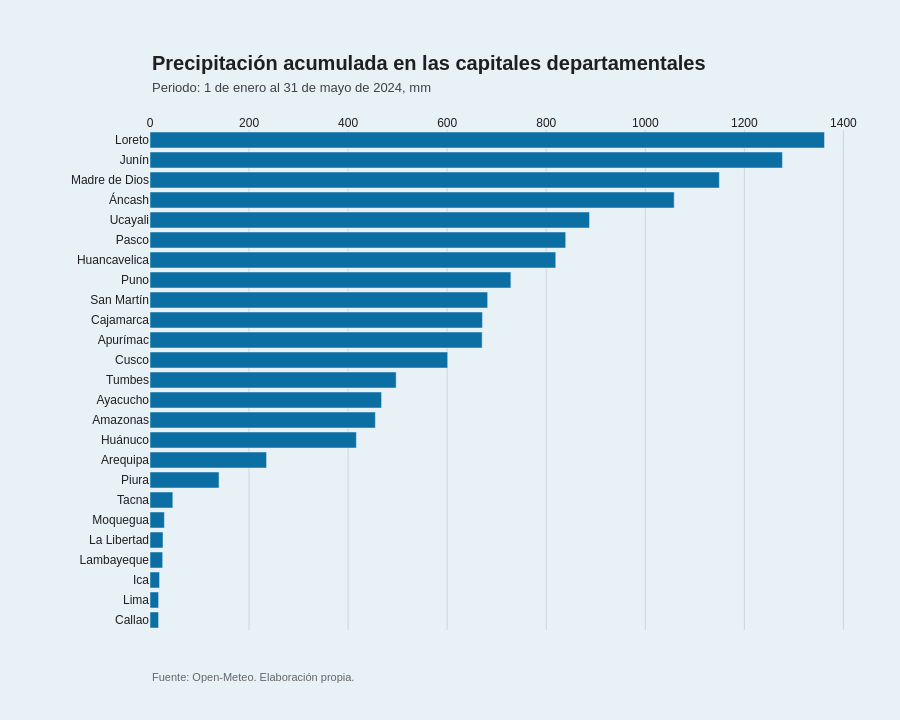

Notebook code for this chart:
### Code cell
# Crea una copia ordenada de mayor a menor precipitación acumulada.
lluvia_ordenada = datos.sort_values(
    "lluvia_total_mm",
    ascending=False
).copy()

# Crea el gráfico de barras horizontales.
fig_barras = px.bar(

    # Usa la tabla ordenada.
    lluvia_ordenada,

    # La longitud de la barra representa la precipitación acumulada.
    x="lluvia_total_mm",

    # Cada barra representa un departamento.
    y="departamento",

    # Define la orientación horizontal.
    orientation="h",

    # Muestra información adicional al pasar el mouse.
    hover_data={
        "capital": True,
        "lluvia_total_mm": ":.1f"
    },

    # Define nombres comprensibles para el tooltip.
    labels={
        "departamento": "Departamento",
        "capital": "Capital",
        "lluvia_total_mm": "Precipitación acumulada (mm)"
    }
)

# Ordena las barras para que el mayor valor aparezca arriba.
fig_barras.update_yaxes(
    categoryorder="total ascending"
)

# Define el color azul oscuro de las barras.
fig_barras.update_traces(
    marker_color="#0B6FA4"
)

# Ajusta el estilo general del gráfico.
fig_barras.update_layout(

    # Usa un fondo azul muy claro inspirado en el ejemplo del Economist.
    plot_bgcolor="#E8F1F5",

    # Usa el mismo fondo alrededor del gráfico.
    paper_bgcolor="#E8F1F5",

    # Define una tipografía sencilla y oscura.
    font=dict(
        family="Arial",
        size=12,
        color="#1F1F1F"
    ),

    # Da suficiente espacio horizontal al gráfico.
    width=900,

    # Da espacio vertical suficiente para las 25 barras.
    height=720,

    # Reserva espacio para título, subtítulo y fuente.
    margin=dict(
        l=150,
        r=40,
        t=130,
        b=90
    ),

    # Elimina la leyenda porque solo tenemos una serie.
    showlegend=False,

    # Coloca el eje X en la parte superior.
    xaxis=dict(
        side="top"
    )
)

# Configura el eje de precipitación.
fig_barras.update_xaxes(

    # Coloca el eje en la parte superior.
    side="top",

    # Muestra líneas verticales de referencia.
    showgrid=True,

    # Usa líneas suaves para no competir con las barras.
    gridcolor="#C9D7DF",

    # Elimina la línea del cero.
    zeroline=False,

    # Elimina el borde exterior.
    showline=False,

    # Elimina el título tradicional del eje.
    title=None
)

# Configura el eje de departamentos.
fig_barras.update_yaxes(

    # Elimina líneas horizontales.
    showgrid=False,

    # Elimina el título "Departamento".
    title=None,

    # Elimina marcas innecesarias.
    ticks=""
)

# Agrega el título principal arriba a la izquierda.
fig_barras.add_annotation(

    # Ubica el texto usando coordenadas relativas al gráfico completo.
    x=0,
    y=1.16,

    # Define el título principal.
    text="<b>Precipitación acumulada en las capitales departamentales</b>",

    # Usa coordenadas del área completa del gráfico.
    xref="paper",
    yref="paper",

    # Alinea el texto a la izquierda.
    xanchor="left",

    # No dibuja una flecha.
    showarrow=False,

    # Define el tamaño del título.
    font=dict(
        size=20,
        color="#1F1F1F"
    )
)

# Agrega el subtítulo con periodo y unidad de medida.
fig_barras.add_annotation(

    # Ubica el subtítulo debajo del título.
    x=0,
    y=1.105,

    # Explica el periodo y la unidad.
    text="Periodo: 1 de enero al 31 de mayo de 2024, mm",

    # Usa coordenadas relativas al gráfico.
    xref="paper",
    yref="paper",

    # Alinea a la izquierda.
    xanchor="left",

    # No dibuja flecha.
    showarrow=False,

    # Usa un tamaño menor que el título.
    font=dict(
        size=13,
        color="#404040"
    )
)



# Agrega la fuente al pie del gráfico.
fig_barras.add_annotation(

    # Coloca la fuente debajo del gráfico.
    x=0,
    y=-0.11,

    # Especifica la fuente de los datos.
    text="Fuente: Open-Meteo. Elaboración propia.",

    # Usa coordenadas relativas al gráfico.
    xref="paper",
    yref="paper",

    # Alinea la fuente a la izquierda.
    xanchor="left",

    # No dibuja flecha.
    showarrow=False,

    # Usa un tamaño discreto.
    font=dict(
        size=11,
        color="#666666"
    )
)

# Muestra el gráfico.
fig_barras.show()

### Figure 1 — Plotly figure (JSON) as saved in the notebook; plotly's stock layout.template omitted (floating-point values rounded to 4 significant figures)
{"data": [{"customdata": [["Iquitos"], ["Huancayo"], ["Puerto Maldonado"], ["Huaraz"], ["Pucallpa"], ["Cerro de Pasco"], ["Huancavelica"], ["Puno"], ["Moyobamba"], ["Cajamarca"], ["Abancay"], ["Cusco"], ["Tumbes"], ["Ayacucho"], ["Chachapoyas"], ["Huánuco"], ["Arequipa"], ["Piura"], ["Tacna"], ["Moquegua"], ["Trujillo"], ["Chiclayo"], ["Ica"], ["Callao"], ["Lima"]], "hovertemplate": "Precipitación acumulada (mm)=%{x:.1f}<br>Departamento=%{y}<br>Capital=%{customdata[0]}<extra></extra>", "legendgroup": "", "marker": {"color": "#0B6FA4", "pattern": {"shape": ""}}, "name": "", "orientation": "h", "showlegend": false, "textposition": "auto", "type": "bar", "x": [1362.0, 1277.0, 1150.0, 1058.0, 887.4, 839.3, 819.2, 728.6, 681.7, 671.2, 670.6, 601.0, 497.0, 467.5, 455.0, 416.7, 235.3, 139.4, 46.1, 29.1, 26.3, 25.6, 19.3, 17.3, 17.3], "xaxis": "x", "y": ["Loreto", "Junín", "Madre de Dios", "Áncash", "Ucayali", "Pasco", "Huancavelica", "Puno", "San Martín", "Cajamarca", "Apurímac", "Cusco", "Tumbes", "Ayacucho", "Amazonas", "Huánuco", "Arequipa", "Piura", "Tacna", "Moquegua", "La Libertad", "Lambayeque", "Ica", "Callao", "Lima"], "yaxis": "y"}], "layout": {"annotations": [{"font": {"color": "#1F1F1F", "size": 20}, "showarrow": false, "text": "<b>Precipitación acumulada en las capitales departamentales</b>", "x": 0, "xanchor": "left", "xref": "paper", "y": 1.16, "yref": "paper"}, {"font": {"color": "#404040", "size": 13}, "showarrow": false, "text": "Periodo: 1 de enero al 31 de mayo de 2024, mm", "x": 0, "xanchor": "left", "xref": "paper", "y": 1.105, "yref": "paper"}, {"font": {"color": "#666666", "size": 11}, "showarrow": false, "text": "Fuente: Open-Meteo. Elaboración propia.", "x": 0, "xanchor": "left", "xref": "paper", "y": -0.11, "yref": "paper"}], "barmode": "relative", "font": {"color": "#1F1F1F", "family": "Arial", "size": 12}, "height": 720, "legend": {"tracegroupgap": 0}, "margin": {"b": 90, "l": 150, "r": 40, "t": 130}, "paper_bgcolor": "#E8F1F5", "plot_bgcolor": "#E8F1F5", "showlegend": false, "width": 900, "xaxis": {"anchor": "y", "domain": [0, 1], "gridcolor": "#C9D7DF", "showgrid": true, "showline": false, "side": "top", "title": {}, "zeroline": false}, "yaxis": {"anchor": "x", "categoryorder": "total ascending", "domain": [0, 1], "showgrid": false, "ticks": "", "title": {}}}}
